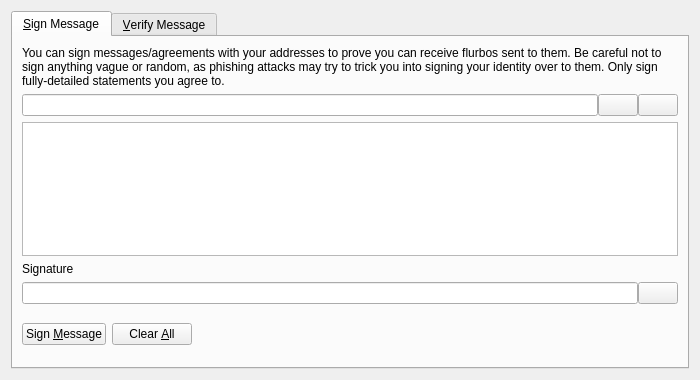
<?xml version="1.0" encoding="UTF-8"?>
<ui version="4.0">
 <class>SignVerifyMessageDialog</class>
 <widget class="QDialog" name="SignVerifyMessageDialog">
  <property name="geometry">
   <rect>
    <x>0</x>
    <y>0</y>
    <width>700</width>
    <height>380</height>
   </rect>
  </property>
  <property name="windowTitle">
   <string>Signatures - Sign / Verify a Message</string>
  </property>
  <property name="modal">
   <bool>true</bool>
  </property>
  <layout class="QVBoxLayout" name="verticalLayout">
   <item>
    <widget class="QTabWidget" name="tabWidget">
     <property name="currentIndex">
      <number>0</number>
     </property>
     <widget class="QWidget" name="tabSignMessage">
      <attribute name="title">
       <string>&amp;Sign Message</string>
      </attribute>
      <layout class="QVBoxLayout" name="verticalLayout_SM">
       <item>
        <widget class="QLabel" name="infoLabel_SM">
         <property name="text">
          <string>You can sign messages/agreements with your addresses to prove you can receive flurbos sent to them. Be careful not to sign anything vague or random, as phishing attacks may try to trick you into signing your identity over to them. Only sign fully-detailed statements you agree to.</string>
         </property>
         <property name="textFormat">
          <enum>Qt::PlainText</enum>
         </property>
         <property name="wordWrap">
          <bool>true</bool>
         </property>
        </widget>
       </item>
       <item>
        <layout class="QHBoxLayout" name="horizontalLayout_1_SM">
         <property name="spacing">
          <number>0</number>
         </property>
         <item>
          <widget class="QValidatedLineEdit" name="addressIn_SM">
           <property name="toolTip">
            <string>The Flurbo address to sign the message with</string>
           </property>
          </widget>
         </item>
         <item>
          <widget class="QPushButton" name="addressBookButton_SM">
           <property name="toolTip">
            <string>Choose previously used address</string>
           </property>
           <property name="text">
            <string/>
           </property>
           <property name="icon">
            <iconset resource="../flurbo.qrc">
             <normaloff>:/icons/address-book</normaloff>:/icons/address-book</iconset>
           </property>
           <property name="shortcut">
            <string>Alt+A</string>
           </property>
           <property name="autoDefault">
            <bool>false</bool>
           </property>
          </widget>
         </item>
         <item>
          <widget class="QPushButton" name="pasteButton_SM">
           <property name="toolTip">
            <string>Paste address from clipboard</string>
           </property>
           <property name="text">
            <string/>
           </property>
           <property name="icon">
            <iconset resource="../flurbo.qrc">
             <normaloff>:/icons/editpaste</normaloff>:/icons/editpaste</iconset>
           </property>
           <property name="shortcut">
            <string>Alt+P</string>
           </property>
           <property name="autoDefault">
            <bool>false</bool>
           </property>
          </widget>
         </item>
        </layout>
       </item>
       <item>
        <widget class="QPlainTextEdit" name="messageIn_SM">
         <property name="toolTip">
          <string>Enter the message you want to sign here</string>
         </property>
        </widget>
       </item>
       <item>
        <widget class="QLabel" name="signatureLabel_SM">
         <property name="text">
          <string>Signature</string>
         </property>
         <property name="textFormat">
          <enum>Qt::PlainText</enum>
         </property>
        </widget>
       </item>
       <item>
        <layout class="QHBoxLayout" name="horizontalLayout_2_SM">
         <property name="spacing">
          <number>0</number>
         </property>
         <item>
          <widget class="QLineEdit" name="signatureOut_SM">
           <property name="font">
            <font>
             <italic>true</italic>
            </font>
           </property>
           <property name="readOnly">
            <bool>true</bool>
           </property>
          </widget>
         </item>
         <item>
          <widget class="QPushButton" name="copySignatureButton_SM">
           <property name="toolTip">
            <string>Copy the current signature to the system clipboard</string>
           </property>
           <property name="text">
            <string/>
           </property>
           <property name="icon">
            <iconset resource="../flurbo.qrc">
             <normaloff>:/icons/editcopy</normaloff>:/icons/editcopy</iconset>
           </property>
           <property name="autoDefault">
            <bool>false</bool>
           </property>
          </widget>
         </item>
        </layout>
       </item>
       <item>
        <layout class="QHBoxLayout" name="horizontalLayout_3_SM">
         <item>
          <widget class="QPushButton" name="signMessageButton_SM">
           <property name="toolTip">
            <string>Sign the message to prove you own this Flurbo address</string>
           </property>
           <property name="text">
            <string>Sign &amp;Message</string>
           </property>
           <property name="icon">
            <iconset resource="../flurbo.qrc">
             <normaloff>:/icons/edit</normaloff>:/icons/edit</iconset>
           </property>
           <property name="autoDefault">
            <bool>false</bool>
           </property>
          </widget>
         </item>
         <item>
          <widget class="QPushButton" name="clearButton_SM">
           <property name="toolTip">
            <string>Reset all sign message fields</string>
           </property>
           <property name="text">
            <string>Clear &amp;All</string>
           </property>
           <property name="icon">
            <iconset resource="../flurbo.qrc">
             <normaloff>:/icons/remove</normaloff>:/icons/remove</iconset>
           </property>
           <property name="autoDefault">
            <bool>false</bool>
           </property>
          </widget>
         </item>
         <item>
          <spacer name="horizontalSpacer_1_SM">
           <property name="orientation">
            <enum>Qt::Horizontal</enum>
           </property>
           <property name="sizeHint" stdset="0">
            <size>
             <width>40</width>
             <height>48</height>
            </size>
           </property>
          </spacer>
         </item>
         <item>
          <widget class="QLabel" name="statusLabel_SM">
           <property name="font">
            <font>
             <weight>75</weight>
             <bold>true</bold>
            </font>
           </property>
           <property name="text">
            <string/>
           </property>
           <property name="wordWrap">
            <bool>true</bool>
           </property>
          </widget>
         </item>
         <item>
          <spacer name="horizontalSpacer_2_SM">
           <property name="orientation">
            <enum>Qt::Horizontal</enum>
           </property>
           <property name="sizeHint" stdset="0">
            <size>
             <width>40</width>
             <height>48</height>
            </size>
           </property>
          </spacer>
         </item>
        </layout>
       </item>
      </layout>
     </widget>
     <widget class="QWidget" name="tabVerifyMessage">
      <attribute name="title">
       <string>&amp;Verify Message</string>
      </attribute>
      <layout class="QVBoxLayout" name="verticalLayout_VM">
       <item>
        <widget class="QLabel" name="infoLabel_VM">
         <property name="text">
          <string>Enter the receiver's address, message (ensure you copy line breaks, spaces, tabs, etc. exactly) and signature below to verify the message. Be careful not to read more into the signature than what is in the signed message itself, to avoid being tricked by a man-in-the-middle attack. Note that this only proves the signing party receives with the address, it cannot prove sendership of any transaction!</string>
         </property>
         <property name="textFormat">
          <enum>Qt::PlainText</enum>
         </property>
         <property name="alignment">
          <set>Qt::AlignLeading|Qt::AlignLeft|Qt::AlignTop</set>
         </property>
         <property name="wordWrap">
          <bool>true</bool>
         </property>
        </widget>
       </item>
       <item>
        <layout class="QHBoxLayout" name="horizontalLayout_1_VM">
         <property name="spacing">
          <number>0</number>
         </property>
         <item>
          <widget class="QValidatedLineEdit" name="addressIn_VM">
           <property name="toolTip">
            <string>The Flurbo address the message was signed with</string>
           </property>
          </widget>
         </item>
         <item>
          <widget class="QPushButton" name="addressBookButton_VM">
           <property name="toolTip">
            <string>Choose previously used address</string>
           </property>
           <property name="text">
            <string/>
           </property>
           <property name="icon">
            <iconset resource="../flurbo.qrc">
             <normaloff>:/icons/address-book</normaloff>:/icons/address-book</iconset>
           </property>
           <property name="shortcut">
            <string>Alt+A</string>
           </property>
           <property name="autoDefault">
            <bool>false</bool>
           </property>
          </widget>
         </item>
        </layout>
       </item>
       <item>
        <widget class="QPlainTextEdit" name="messageIn_VM"/>
       </item>
       <item>
        <widget class="QValidatedLineEdit" name="signatureIn_VM"/>
       </item>
       <item>
        <layout class="QHBoxLayout" name="horizontalLayout_2_VM">
         <item>
          <widget class="QPushButton" name="verifyMessageButton_VM">
           <property name="toolTip">
            <string>Verify the message to ensure it was signed with the specified Flurbo address</string>
           </property>
           <property name="text">
            <string>Verify &amp;Message</string>
           </property>
           <property name="icon">
            <iconset resource="../flurbo.qrc">
             <normaloff>:/icons/transaction_0</normaloff>:/icons/transaction_0</iconset>
           </property>
           <property name="autoDefault">
            <bool>false</bool>
           </property>
          </widget>
         </item>
         <item>
          <widget class="QPushButton" name="clearButton_VM">
           <property name="toolTip">
            <string>Reset all verify message fields</string>
           </property>
           <property name="text">
            <string>Clear &amp;All</string>
           </property>
           <property name="icon">
            <iconset resource="../flurbo.qrc">
             <normaloff>:/icons/remove</normaloff>:/icons/remove</iconset>
           </property>
           <property name="autoDefault">
            <bool>false</bool>
           </property>
          </widget>
         </item>
         <item>
          <spacer name="horizontalSpacer_1_VM">
           <property name="orientation">
            <enum>Qt::Horizontal</enum>
           </property>
           <property name="sizeHint" stdset="0">
            <size>
             <width>40</width>
             <height>48</height>
            </size>
           </property>
          </spacer>
         </item>
         <item>
          <widget class="QLabel" name="statusLabel_VM">
           <property name="font">
            <font>
             <weight>75</weight>
             <bold>true</bold>
            </font>
           </property>
           <property name="text">
            <string/>
           </property>
           <property name="wordWrap">
            <bool>true</bool>
           </property>
          </widget>
         </item>
         <item>
          <spacer name="horizontalSpacer_2_VM">
           <property name="orientation">
            <enum>Qt::Horizontal</enum>
           </property>
           <property name="sizeHint" stdset="0">
            <size>
             <width>40</width>
             <height>48</height>
            </size>
           </property>
          </spacer>
         </item>
        </layout>
       </item>
      </layout>
     </widget>
    </widget>
   </item>
  </layout>
 </widget>
 <customwidgets>
  <customwidget>
   <class>QValidatedLineEdit</class>
   <extends>QLineEdit</extends>
   <header>qvalidatedlineedit.h</header>
  </customwidget>
 </customwidgets>
 <resources>
  <include location="../flurbo.qrc"/>
 </resources>
 <connections/>
</ui>
